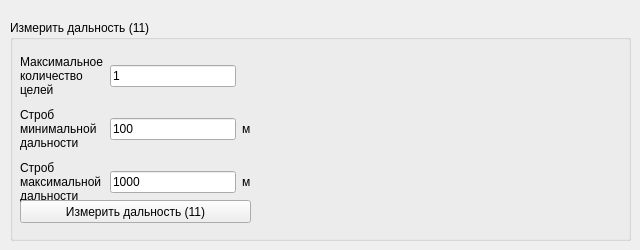
       <widget class="QWidget" name="tab_4">
        <attribute name="title">
         <string>Работа - рабочий режим (Дальномер)</string>
        </attribute>
        <widget class="QGroupBox" name="groupBox">
         <property name="geometry">
          <rect>
           <x>10</x>
           <y>20</y>
           <width>621</width>
           <height>221</height>
          </rect>
         </property>
         <property name="title">
          <string>Измерить дальность (11)</string>
         </property>
         <widget class="QWidget" name="layoutWidget_4">
          <property name="geometry">
           <rect>
            <x>10</x>
            <y>30</y>
            <width>231</width>
            <height>160</height>
           </rect>
          </property>
          <layout class="QGridLayout" name="gridLayout_4">
           <item row="0" column="0">
            <widget class="QLabel" name="label_12">
             <property name="text">
              <string>Максимальное
количество
целей</string>
             </property>
            </widget>
           </item>
           <item row="1" column="2">
            <widget class="QLabel" name="label_85">
             <property name="text">
              <string>м</string>
             </property>
            </widget>
           </item>
           <item row="1" column="0">
            <widget class="QLabel" name="label_16">
             <property name="text">
              <string>Строб
минимальной
дальности</string>
             </property>
            </widget>
           </item>
           <item row="0" column="1">
            <widget class="QLineEdit" name="lineEdit11">
             <property name="text">
              <string>1</string>
             </property>
            </widget>
           </item>
           <item row="1" column="1">
            <widget class="QLineEdit" name="lineEdit11_2">
             <property name="text">
              <string>100</string>
             </property>
            </widget>
           </item>
           <item row="2" column="0">
            <widget class="QLabel" name="label_28">
             <property name="text">
              <string>Строб
максимальной
дальности</string>
             </property>
            </widget>
           </item>
           <item row="2" column="1">
            <widget class="QLineEdit" name="lineEdit11_3">
             <property name="text">
              <string>1000</string>
             </property>
            </widget>
           </item>
           <item row="2" column="2">
            <widget class="QLabel" name="label_86">
             <property name="text">
              <string>м</string>
             </property>
            </widget>
           </item>
          </layout>
         </widget>
         <widget class="QPushButton" name="sendMessageButton_11">
          <property name="geometry">
           <rect>
            <x>10</x>
            <y>180</y>
            <width>231</width>
            <height>23</height>
           </rect>
          </property>
          <property name="text">
           <string>Измерить дальность (11)</string>
          </property>
         </widget>
        </widget>
       </widget>
